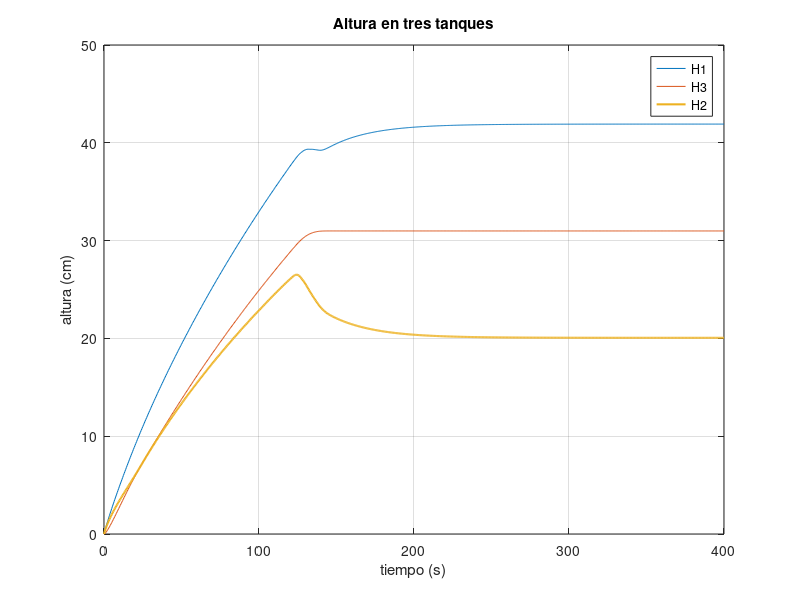
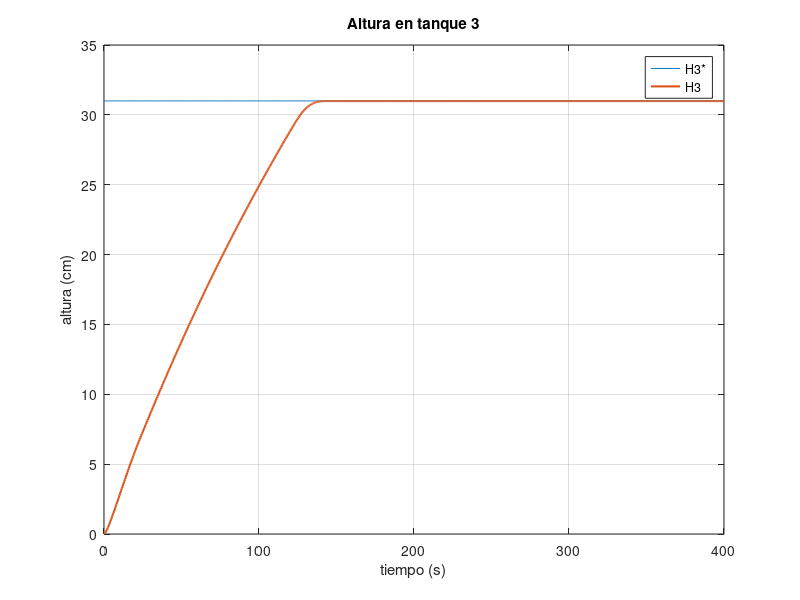
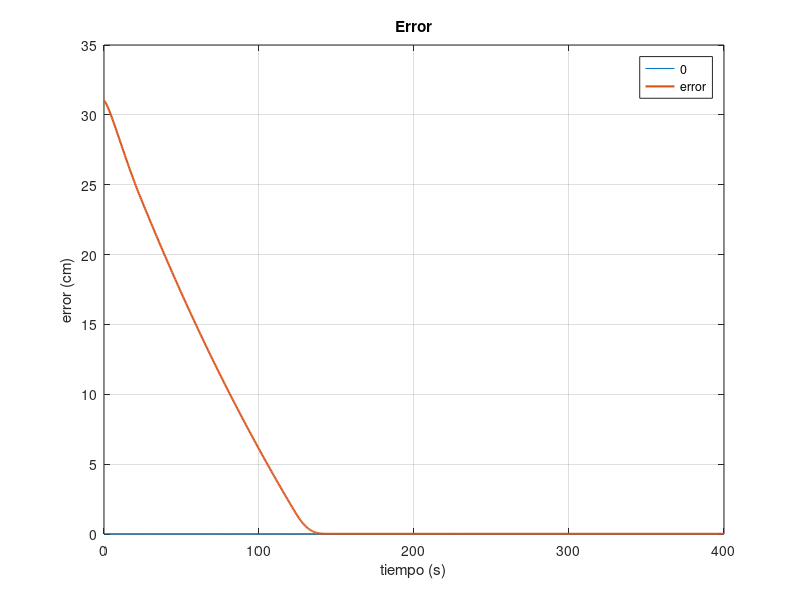
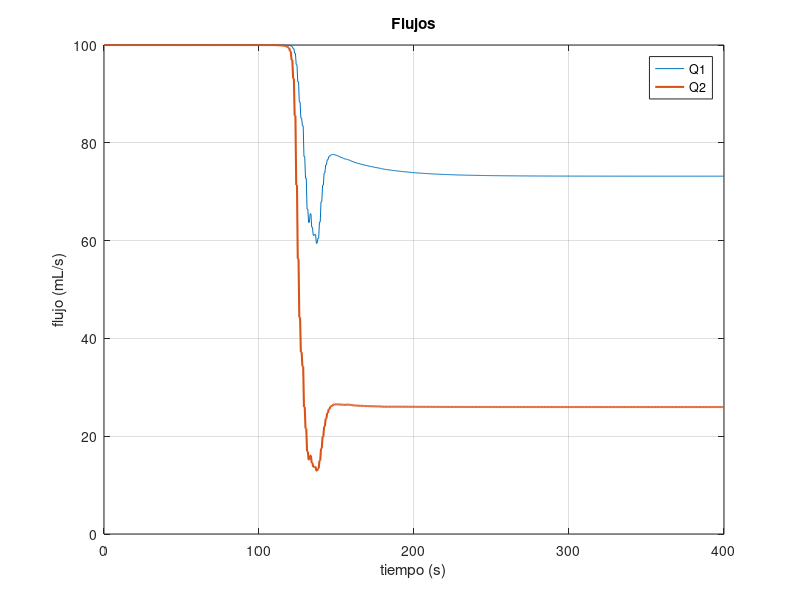

MATLAB code to generate these figures, in order:

clear all;

load("referencia.mat");
load("altura.mat");
load("error.mat");
load("flujo.mat");

figure(1)
plot(altura(1,:), altura(2,:)*100, altura(1,:), altura(3,:)*100, altura(1,:), altura(4,:)*100, 'linewidth', 1.5);
grid on;
xlabel('tiempo (s)');
ylabel('altura (cm)');
legend('H1', 'H3', 'H2');
title('Altura en tres tanques');

figure(2)
plot(referencia(1,:), referencia(2,:)*100, referencia(1,:), referencia(3,:)*100, 'linewidth', 1.5);
grid on;
xlabel('tiempo (s)');
ylabel('altura (cm)');
legend('H3*', 'H3');
title('Altura en tanque 3');

figure(3)
plot(error(1,:), zeros(size(error(1,:))), error(1,:), error(2,:)*100, 'linewidth', 1.5);
grid on;
xlabel('tiempo (s)');
ylabel('error (cm)');
legend('0', 'error');
title('Error');

figure(4)
plot(flujo(1,:), flujo(2,:)*1000, flujo(1,:), flujo(3,:)*1000, 'linewidth',1.5);
grid on;
xlabel('tiempo (s)');
ylabel('flujo (mL/s)');
legend('Q1', 'Q2');
title('Flujos');
